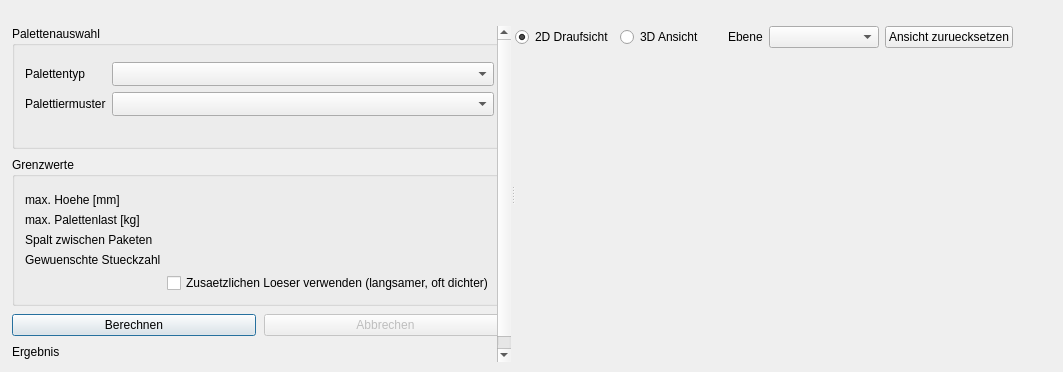
<?xml version="1.0" encoding="UTF-8"?>
<ui version="4.0">
 <class>PalletTab</class>
 <widget class="QWidget" name="PalletTab">
  <property name="windowTitle">
   <string>Palettierung</string>
  </property>
  <layout class="QVBoxLayout" name="root">
   <property name="leftMargin"><number>12</number></property>
   <property name="topMargin"><number>10</number></property>
   <property name="rightMargin"><number>12</number></property>
   <property name="bottomMargin"><number>10</number></property>
   <property name="spacing"><number>8</number></property>
   <item>
    <widget class="QWidget" name="package_host">
     <property name="sizePolicy">
      <sizepolicy hsizetype="Preferred" vsizetype="Maximum">
       <horstretch>0</horstretch><verstretch>0</verstretch>
      </sizepolicy>
     </property>
     <layout class="QVBoxLayout" name="package_layout">
      <property name="leftMargin"><number>0</number></property>
      <property name="topMargin"><number>0</number></property>
      <property name="rightMargin"><number>0</number></property>
      <property name="bottomMargin"><number>0</number></property>
     </layout>
    </widget>
   </item>
   <item>
    <widget class="StaleBanner" name="banner"/>
   </item>
   <item>
    <widget class="QSplitter" name="splitter">
     <property name="orientation"><enum>Qt::Horizontal</enum></property>
     <widget class="QScrollArea" name="controls_scroll">
      <property name="sizePolicy">
       <sizepolicy hsizetype="Maximum" vsizetype="Preferred">
        <horstretch>0</horstretch>
        <verstretch>0</verstretch>
       </sizepolicy>
      </property>
      <property name="widgetResizable"><bool>true</bool></property>
      <property name="frameShape"><enum>QFrame::NoFrame</enum></property>
      <property name="horizontalScrollBarPolicy">
       <enum>Qt::ScrollBarAlwaysOff</enum>
      </property>
      <property name="sizeAdjustPolicy">
       <enum>QAbstractScrollArea::AdjustToContents</enum>
      </property>
     <widget class="QWidget" name="controls">
      <layout class="QVBoxLayout" name="controls_layout">
       <property name="leftMargin"><number>0</number></property>
       <property name="topMargin"><number>0</number></property>
       <property name="rightMargin"><number>6</number></property>
       <property name="bottomMargin"><number>0</number></property>
       <property name="spacing"><number>8</number></property>
       <item>
        <widget class="QGroupBox" name="selection_box">
         <property name="title"><string>Palettenauswahl</string></property>
         <property name="sizePolicy">
          <sizepolicy hsizetype="Preferred" vsizetype="Maximum">
           <horstretch>0</horstretch><verstretch>0</verstretch>
          </sizepolicy>
         </property>
         <layout class="QFormLayout" name="selection_form">
          <property name="leftMargin"><number>10</number></property>
          <property name="topMargin"><number>16</number></property>
          <property name="rightMargin"><number>10</number></property>
          <property name="bottomMargin"><number>10</number></property>
          <item row="0" column="0">
           <widget class="QLabel" name="pallet_caption">
            <property name="text"><string>Palettentyp</string></property>
           </widget>
          </item>
          <item row="0" column="1">
           <widget class="QComboBox" name="pallet_box">
            <property name="sizePolicy">
             <sizepolicy hsizetype="Expanding" vsizetype="Fixed">
              <horstretch>0</horstretch><verstretch>0</verstretch>
             </sizepolicy>
            </property>
            <property name="minimumContentsLength"><number>12</number></property>
            <property name="sizeAdjustPolicy">
             <enum>QComboBox::AdjustToMinimumContentsLengthWithIcon</enum>
            </property>
           </widget>
          </item>
          <item row="1" column="0">
           <widget class="QLabel" name="pattern_caption">
            <property name="text"><string>Palettiermuster</string></property>
           </widget>
          </item>
          <item row="1" column="1">
           <widget class="QComboBox" name="pattern_box">
            <property name="sizePolicy">
             <sizepolicy hsizetype="Expanding" vsizetype="Fixed">
              <horstretch>0</horstretch><verstretch>0</verstretch>
             </sizepolicy>
            </property>
            <property name="minimumContentsLength"><number>12</number></property>
            <property name="sizeAdjustPolicy">
             <enum>QComboBox::AdjustToMinimumContentsLengthWithIcon</enum>
            </property>
           </widget>
          </item>
          <item row="2" column="1">
           <widget class="QLabel" name="pattern_hint">
            <property name="text"><string/></property>
            <property name="wordWrap"><bool>true</bool></property>
            <property name="minimumSize">
             <size><width>240</width><height>0</height></size>
            </property>
            <property name="alignment">
             <set>Qt::AlignLeading|Qt::AlignLeft|Qt::AlignTop</set>
            </property>
            <property name="role" stdset="0"><string>note</string></property>
           </widget>
          </item>
         </layout>
        </widget>
       </item>
       <item>
        <widget class="QGroupBox" name="limits_box">
         <property name="title"><string>Grenzwerte</string></property>
         <property name="sizePolicy">
          <sizepolicy hsizetype="Preferred" vsizetype="Maximum">
           <horstretch>0</horstretch><verstretch>0</verstretch>
          </sizepolicy>
         </property>
         <layout class="QFormLayout" name="limits_form">
          <property name="leftMargin"><number>10</number></property>
          <property name="topMargin"><number>16</number></property>
          <property name="rightMargin"><number>10</number></property>
          <property name="bottomMargin"><number>10</number></property>
          <item row="0" column="0">
           <widget class="QLabel" name="max_height_caption">
            <property name="text"><string>max. Hoehe [mm]</string></property>
           </widget>
          </item>
          <item row="0" column="1">
           <widget class="NumberField" name="max_height"/>
          </item>
          <item row="1" column="0">
           <widget class="QLabel" name="max_load_caption">
            <property name="text"><string>max. Palettenlast [kg]</string></property>
           </widget>
          </item>
          <item row="1" column="1">
           <widget class="NumberField" name="max_load"/>
          </item>
          <item row="2" column="0">
           <widget class="QLabel" name="gap_caption">
            <property name="text"><string>Spalt zwischen Paketen</string></property>
           </widget>
          </item>
          <item row="2" column="1">
           <widget class="NumberField" name="gap"/>
          </item>
          <item row="3" column="0">
           <widget class="QLabel" name="desired_caption">
            <property name="text"><string>Gewuenschte Stueckzahl</string></property>
           </widget>
          </item>
          <item row="3" column="1">
           <widget class="IntField" name="desired"/>
          </item>
          <item row="4" column="1">
           <widget class="QCheckBox" name="use_solver">
            <property name="text">
             <string>Zusaetzlichen Loeser verwenden (langsamer, oft dichter)</string>
            </property>
           </widget>
          </item>
         </layout>
        </widget>
       </item>
       <item>
        <layout class="QHBoxLayout" name="button_row">
         <item>
          <widget class="QPushButton" name="calculate_button">
           <property name="text"><string>Berechnen</string></property>
           <property name="default"><bool>true</bool></property>
          </widget>
         </item>
         <item>
          <widget class="QPushButton" name="cancel_button">
           <property name="text"><string>Abbrechen</string></property>
           <property name="enabled"><bool>false</bool></property>
          </widget>
         </item>
        </layout>
       </item>
       <item>
        <widget class="ResultGrid" name="results">
         <property name="title"><string>Ergebnis</string></property>
         <property name="sizePolicy">
          <sizepolicy hsizetype="Preferred" vsizetype="Maximum">
           <horstretch>0</horstretch><verstretch>0</verstretch>
          </sizepolicy>
         </property>
        </widget>
       </item>
       <item>
        <spacer name="controls_spacer">
         <property name="orientation"><enum>Qt::Vertical</enum></property>
         <property name="sizeHint" stdset="0">
          <size><width>20</width><height>40</height></size>
         </property>
        </spacer>
       </item>
      </layout>
     </widget>
     </widget>
     <widget class="QWidget" name="view_panel">
      <layout class="QVBoxLayout" name="view_layout">
       <property name="leftMargin"><number>0</number></property>
       <property name="topMargin"><number>0</number></property>
       <property name="rightMargin"><number>0</number></property>
       <property name="bottomMargin"><number>0</number></property>
       <property name="spacing"><number>6</number></property>
       <item>
        <layout class="QHBoxLayout" name="view_bar">
         <item>
          <widget class="QRadioButton" name="button_2d">
           <property name="text"><string>2D Draufsicht</string></property>
           <property name="checked"><bool>true</bool></property>
          </widget>
         </item>
         <item>
          <widget class="QRadioButton" name="button_3d">
           <property name="text"><string>3D Ansicht</string></property>
          </widget>
         </item>
         <item>
          <spacer name="bar_gap">
           <property name="orientation"><enum>Qt::Horizontal</enum></property>
           <property name="sizeType"><enum>QSizePolicy::Fixed</enum></property>
           <property name="sizeHint" stdset="0">
            <size><width>18</width><height>20</height></size>
           </property>
          </spacer>
         </item>
         <item>
          <widget class="QLabel" name="layer_caption">
           <property name="text"><string>Ebene</string></property>
          </widget>
         </item>
         <item>
          <widget class="QComboBox" name="layer_box">
           <property name="minimumSize">
            <size><width>110</width><height>0</height></size>
           </property>
          </widget>
         </item>
         <item>
          <widget class="QPushButton" name="reset_camera">
           <property name="text"><string>Ansicht zuruecksetzen</string></property>
           <property name="visible"><bool>false</bool></property>
          </widget>
         </item>
         <item>
          <spacer name="bar_spacer">
           <property name="orientation"><enum>Qt::Horizontal</enum></property>
           <property name="sizeHint" stdset="0">
            <size><width>40</width><height>20</height></size>
           </property>
          </spacer>
         </item>
        </layout>
       </item>
       <item>
        <widget class="QStackedWidget" name="views">
         <property name="currentIndex"><number>0</number></property>
         <widget class="Pallet2DView" name="view_2d"/>
         <widget class="QWidget" name="scene_host">
          <layout class="QVBoxLayout" name="scene_layout">
           <property name="leftMargin"><number>0</number></property>
           <property name="topMargin"><number>0</number></property>
           <property name="rightMargin"><number>0</number></property>
           <property name="bottomMargin"><number>0</number></property>
          </layout>
         </widget>
        </widget>
       </item>
      </layout>
     </widget>
    </widget>
   </item>
  </layout>
 </widget>
 <customwidgets>
  <customwidget>
   <class>NumberField</class>
   <extends>QWidget</extends>
   <header>app.bedienelemente</header>
  </customwidget>
  <customwidget>
   <class>IntField</class>
   <extends>QWidget</extends>
   <header>app.bedienelemente</header>
  </customwidget>
  <customwidget>
   <class>ResultGrid</class>
   <extends>QGroupBox</extends>
   <header>app.bedienelemente</header>
  </customwidget>
  <customwidget>
   <class>StaleBanner</class>
   <extends>QFrame</extends>
   <header>app.bedienelemente</header>
  </customwidget>
  <customwidget>
   <class>Pallet2DView</class>
   <extends>QWidget</extends>
   <header>app.palette.zeichnung</header>
  </customwidget>
 </customwidgets>
 <resources/>
 <connections/>
</ui>
